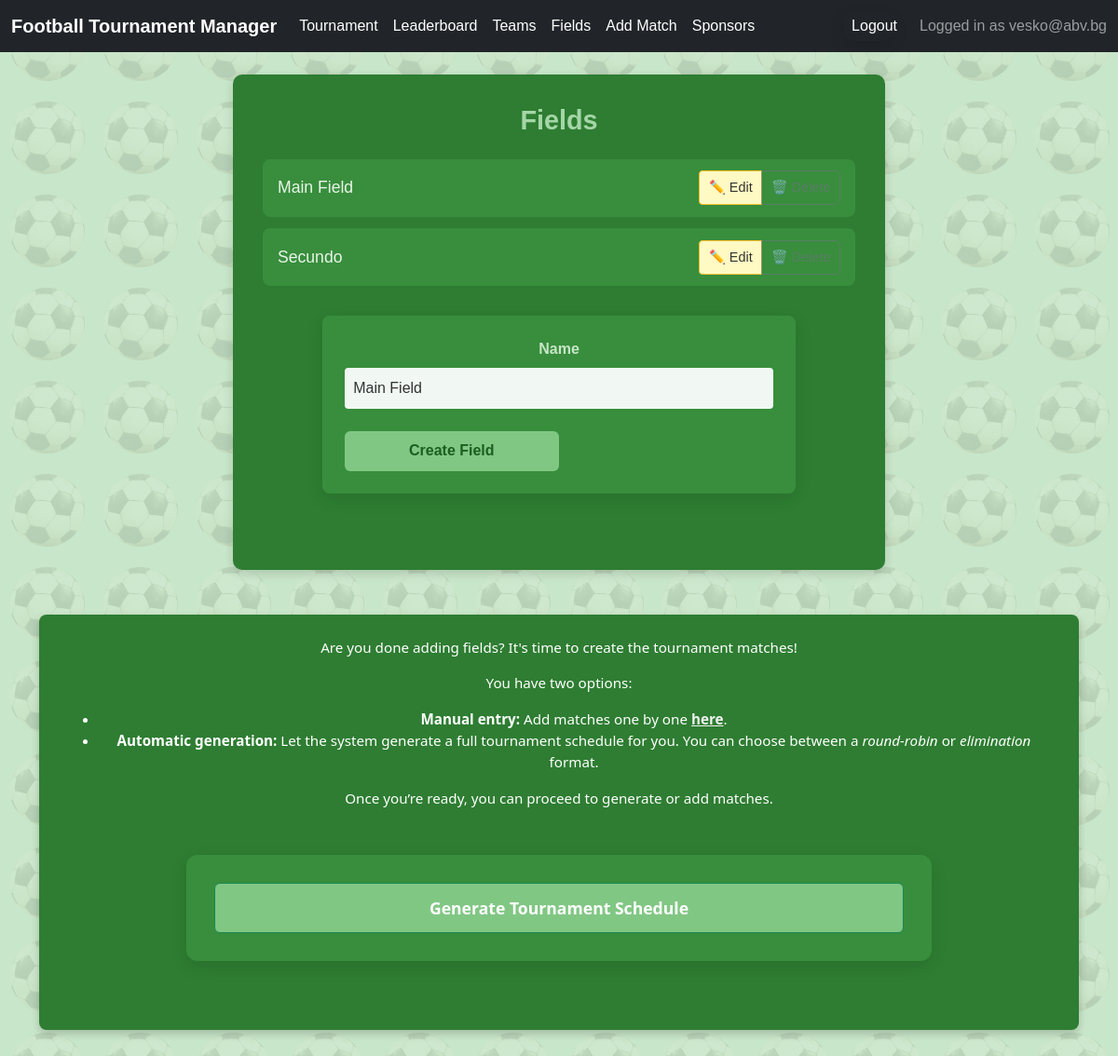
The app's page /tournament/24/fields/create/ (signed in) with its own data.
### accounts/models.py (models this page shows)
class AppUser(AbstractBaseUser, PermissionsMixin):
    email = models.EmailField(
        unique=True,
    )
    date_joined = models.DateTimeField(
        default=timezone.now
    )
    is_active = models.BooleanField(
        default=True
    )
    is_staff = models.BooleanField(
        default=False
    )
    USERNAME_FIELD = 'email'
    REQUIRED_FIELDS = []
    objects = AppUserManager()
    def __str__(self):
        return self.email

### tournamentapp/models.py (models this page shows, shortened)
class Field(models.Model):
    name = models.CharField(
        max_length=50,
        default='Main Field'
        )
    tournament = models.ForeignKey(
        Tournament,
        on_delete=models.CASCADE,
        related_name='fields'
    )
    owner = models.ForeignKey(
        settings.AUTH_USER_MODEL,
        on_delete=models.CASCADE,
        related_name='fields'
    )
    class Meta:
        unique_together = ('name', 'tournament')
        verbose_name = "Field"
        verbose_name_plural = "Fields"
    @property
    def has_matches(self):
        return self.match_set.exists()

### tournamentapp/views.py (the view, shortened to what this page needs)
# urls.py: path('tournament/<int:tournament_id>/fields/create/', FieldAddView.as_view(), name='field-create'),
class FieldAddView(LoginRequiredMixin, CreateView):
    model = Field
    form_class = FieldCreateForm
    template_name = 'fields/field_create.html'
    def dispatch(self, request, *args, **kwargs):
        self.tournament = get_object_or_404(Tournament, id=self.kwargs['tournament_id'])
        if self.tournament.owner != request.user:
            return HttpResponseForbidden()
        return super().dispatch(request, *args, **kwargs)
    def get_context_data(self, **kwargs):
        context = super().get_context_data(**kwargs)
        context['fields'] = Field.objects.filter(tournament=self.tournament)
        context['tournament'] = self.tournament
        return context

### tournamentapp/forms.py (shortened to what this page needs)
class FieldCreateForm(forms.ModelForm):
    class Meta:
        model = Field
        fields = ['name',]

### tournamentapp/context_processors.py (called while the page is built)
def current_tournament(request):
    tournament = Tournament.objects.first()
    return {'tournament': tournament}

### tournamentapp/templates/fields/field_create.html (shortened to what this page needs)
{% extends 'base.html' %}
{% load static %}
{% block content %}
<div class="field-style">
<div class="container team-list-container">
    <h1 class="page-title">Fields</h1>
    {% if fields %}
        <ul class="field-list">
          {% for field in fields %}
            <li class="field-item d-flex justify-content-between align-items-center" data-field-id="{{ field.id }}"
              data-tournament-id="{{ tournament.id }}">
              <span class="field-name">{{ field.name }}</span>
              <div class="btn-group btn-group-sm">
                <button class="btn btn-outline-secondary btn-edit">✏️ Edit</button>
                {% if not field.has_matches %}
                  <button class="btn btn-outline-danger btn-delete">🗑️ Delete</button>
                {% else %}
                  <button class="btn btn-outline-secondary disabled" title="Cannot delete field with matches">🗑️ Delete</button>
                {% endif %}
              </div>
            </li>
          {% endfor %}
        </ul>
    {% endif %}
<form method="post" class="field-create-form">
    {% for field in form %}
      <div class="form-group">
        <label for="{{ field.id_for_label }}" class="form-label">{{ field.label }}</label>
        {{ field }}
      </div>
    {% endfor %}
    <button type="submit" class="btn btn-submit">Create Field</button>
</form>
</div>
<div class="next-step">
  <p>Are you done adding fields? It's time to create the tournament matches!</p>
  <p>You have two options:</p>
  <ul>
    <li><strong>Manual entry:</strong> Add matches one by one <a href="{% url 'match-create' tournament.id %}">here</a>.</li>
    <li><strong>Automatic generation:</strong> Let the system generate a full tournament schedule for you. You can choose between a <em>round-robin</em> or <em>elimination</em> format.</li>
  </ul>
  <p>Once you’re ready, you can proceed to generate or add matches.</p>
    <form action="{% url 'generate-tournament-schedule' tournament.id %}" method="post">
      <button type="submit" class="btn btn-success">Generate Tournament Schedule</button>
    </form>
</div>
{% endblock %}

### tournamentapp/templates/base.html (shortened to what this page needs)
{% load static %}
<!DOCTYPE html>
<html lang="en">
<head>
    <link href="https://cdn.jsdelivr.net/npm/bootstrap@5.3.0/dist/css/bootstrap.min.css" rel="stylesheet" />
    <link rel="stylesheet" type="text/css" href="{% static 'css/styles.css' %}">
</head>
<body>
    <nav class="navbar navbar-expand-lg navbar-dark bg-dark fixed-top">
        <div class="container-fluid">
                <a class="navbar-brand" href="{% url 'landing-page' %}">Football Tournament Manager</a>
            <div class="collapse navbar-collapse" id="navbarNav">
                <ul class="navbar-nav me-auto">
                    {% if user.is_authenticated and tournament and tournament.owner == user %}
                        <li class="nav-item">
                            <a class="nav-link" href="{% url 'tournament-detail' tournament.id %}">Tournament</a>
                        </li>
                        <li class="nav-item">
                            <a class="nav-link" href="{% url 'leaderboard' tournament.id %}">Leaderboard</a>
                        </li>
                        {% if not tournament.is_finished %}
                            <li class="nav-item">
                                <a class="nav-link" href="{% url 'team-list' tournament.id %}">Teams</a>
                            </li>
                            <li class="nav-item">
                                <a class="nav-link" href="{% url 'field-create' tournament.id %}">Fields</a>
                            </li>
                            <li class="nav-item">
                                <a class="nav-link" href="{% url 'match-create' tournament.id %}">Add Match</a>
                            </li>
                            <li class="nav-item">
                                <a class="nav-link" href="{% url 'sponsor-list' tournament.id %}">Sponsors</a>
                            </li>
                        {% endif %}
                    {% endif %}
                </ul>
                <ul class="navbar-nav ms-auto">
                    {% if user.is_authenticated %}
                        <li class="nav-item logout-form">
                            <form method="post" action="{% url 'logout' %}">
                                <button type="submit" class="logout-button">Logout</button>
                            </form>
                        </li>
                    {% endif %}
                </ul>
            </div>
                {% if user.is_authenticated %}
                        <span class="navbar-text">
                            Logged in as {{ user }}
                        </span>
                {% endif %}
        </div>
    </nav>
    <div class="container" style="margin-top: 80px;">
        {% block content %}
        {% endblock %}
    </div>
</body>
</html>

### tournamentapp/static/css/base.css (style rules this page uses)
body::before { content: ""; position: fixed; top: 0; left: 0; width: 100%; height: 100%; background: url("/static/imgs/footnail.png"); background-size: 100px; opacity: 10%; mix-blend-mode: multiply; z-index: -1; }
body { background-color: #c8e6c9; opacity: 99.9%; z-index: -11; }

### tournamentapp/static/css/navbar.css (style rules this page uses)
.navbar { font-family: Arial, sans-serif; }
.navbar-brand { font-weight: bold; color: #ffffff !important; font-size: 1.25rem; transition: color 0.2s ease; }
.navbar-nav .nav-link { color: #ffffff; font-weight: 500; transition: color 0.2s ease; }
.logout-form > form { display: flex; align-items: center; margin: 0; padding: 0; border: none; background: transparent; }
.logout-button { background: transparent !important; border: none !important; padding: 0.25rem 0.5rem; margin: 0; font: inherit; color: inherit; cursor: pointer; text-decoration: none; display: inline-flex; align-items: center; transition: color 0.2s ease; }
.navbar-text, .navbar-nav .logout-form { display: flex; align-items: center; margin-left: 1rem; }

### tournamentapp/static/css/tournament_form.css (style rules this page uses)
form { background: #388e3c; width: 80%; max-width: 800px; margin: 50px auto; padding: 30px; border-radius: 12px; box-shadow: 0 6px 18px rgba(0, 0, 0, 0.1); color: #ffffff; transition: transform 0.2s ease, box-shadow 0.2s ease; }
form label { display: block; font-weight: 600; margin-bottom: 8px; color: #dcedc8; }
form input, form select, form textarea { width: 100%; padding: 10px; border: 1px solid #81c784; border-radius: 6px; background: #a5d6a7; color: #1b5e20; transition: border-color 0.3s ease, box-shadow 0.3s ease; }
form button { width: 100%; padding: 12px; background: #66bb6a; color: #fff; border: none; border-radius: 8px; font-size: 1rem; font-weight: 600; cursor: pointer; transition: background 0.3s ease, transform 0.2s ease; }

### tournamentapp/static/css/team_form.css (style rules this page uses)
.next-step { background-color: #4caf50; padding: 1.5rem 2rem; border-radius: 10px; text-align: center; color: white; margin-top: 2rem; box-shadow: 0 4px 10px rgba(0,0,0,0.2); width: 100%; max-width: 450px; align-self: center; }
@media (max-width: 1200px) { .dashboard-center .form, .next-step { max-width: 100%; } }

### tournamentapp/static/css/match_form.css (style rules this page uses)
.form-group { display: flex; flex-direction: column; align-items: center; text-align: center; }
.form-label { font-weight: 600; margin-bottom: 0.5rem; color: #34495e; width: 100%; }
.btn-submit { padding: 0.75rem 1.5rem; background-color: #27ae60; color: white; font-weight: 700; border: none; border-radius: 6px; cursor: pointer; align-self: center; transition: background-color 0.3s ease; width: 50%; min-width: 180px; }

### tournamentapp/static/css/match_edit.css (style rules this page uses)
.btn-group .btn { font-size: 0.9rem; padding: 0.35rem 0.6rem; border-radius: 6px; cursor: pointer; transition: all 0.2s ease-in-out; }

### records on screen
AppUser: email "vesko@abv.bg"
Field: name "Main Field", shows "🗑️ Delete"
Field: name "Secundo", shows "🗑️ Delete"

### other values on screen
{{ field.label }} "Name"
